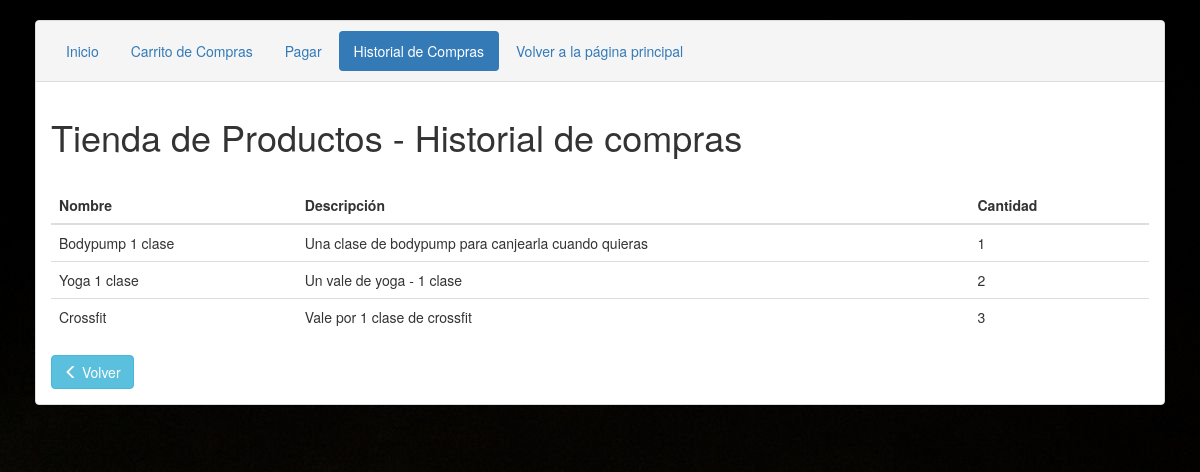
/carrito-master/VerUnaOrden.php?id=25, run on the app's committed database.
### tables this page shows
CREATE TABLE `orden_articulos` (
  `id` int(11) NOT NULL,
  `order_id` int(11) NOT NULL,
  `product_id` int(11) NOT NULL,
  `quantity` int(5) NOT NULL
);

CREATE TABLE `mis_productos` (
  `id` int(11) NOT NULL,
  `name` varchar(200) NOT NULL,
  `description` text NOT NULL,
  `price` float(10,2) NOT NULL,
  `created` datetime NOT NULL,
  `modified` datetime NOT NULL,
  `status` enum('1','0') NOT NULL DEFAULT '1',
  `image` varchar(255) NOT NULL,
  `featured` int(11) NOT NULL COMMENT 'para que salga en productos destacados'
);

### carrito-master/VerUnaOrden.php (the view, shortened to what this page needs)
<!DOCTYPE html>
<html lang="es">
<head>
    <link rel="stylesheet" href="http://maxcdn.bootstrapcdn.com/bootstrap/3.3.7/css/bootstrap.min.css">
</head>
</head>
<body>
    <div class="container">
        <div class="panel panel-default">
            <div class="panel-heading">
                <ul class="nav nav-pills">
                    <li role="presentation"><a href="index.php">Inicio</a></li>
                    <li role="presentation"><a href="VerCarta.php">Carrito de Compras</a></li>
                    <li role="presentation"><a href="Pagos.php">Pagar</a></li>
                    <li role="presentation" class="active"><a href="historialCompras.php">Historial de Compras</a></li>
                    <li role="presentation"><a href="../index2.php">Volver a la página principal</a></li>
                </ul>
            </div>
            <div class="panel-body">
                <h1>Tienda de Productos - Historial de compras</h1>
                <table class="table">
                    <thead>
                        <tr>
                            <th>Nombre</th>
                            <th>Descripción</th>
                            <th>Cantidad</th>
                            <th>&nbsp;</th>
                        </tr>
                    </thead>
                    <?php
                        include 'Configuracion.php';
                        if(!empty($_REQUEST['id'])){
                            $idpasada=$_REQUEST['id'];
                            $selectquery = "SELECT mis_productos.name AS 'nombre', mis_productos.description AS 'descripcion', orden_articulos.quantity AS quantity FROM orden_articulos JOIN orden ON orden_articulos.order_id = orden.id JOIN mis_productos ON mis_productos.id = orden_articulos.product_id WHERE orden_articulos.order_id=$idpasada;";
                            $result = mysqli_query($db , $selectquery) or die(mysqli_error($db));
                            if (mysqli_num_rows($result) > 0) {
                                    while($row = mysqli_fetch_assoc($result)) {
                                        echo "
                                        <tr>
                                            <td>".$row["nombre"]."</td>
                                            <td>".$row["descripcion"]."</td>
                                            <td>".$row["quantity"]."</td>
                                            <td>&nbsp;</td>
                                        </tr>
                                        ";
                                    }
                                }
                        }
                    ?>
                </table>
                <a href="historialCompras.php" class="btn btn-info"><i class="glyphicon glyphicon-menu-left"></i> Volver</a>
                </div>
            </div>
        </div>
</body>
</html>

### carrito-master/VerUnaOrden.php (style rules this page uses)
.container { padding: 20px; }
body { background-image: url("../images/pesa.jpg"); }

### data on the page
orden_articulos: mis_productos.name "Bodypump 1 clase", mis_productos.description "Una clase de bodypump para canjearla cuando quieras", quantity "1"
orden_articulos: mis_productos.name "Yoga 1 clase", mis_productos.description "Un vale de yoga - 1 clase", quantity "2"
orden_articulos: mis_productos.name "Crossfit", mis_productos.description "Vale por 1 clase de crossfit", quantity "3"
